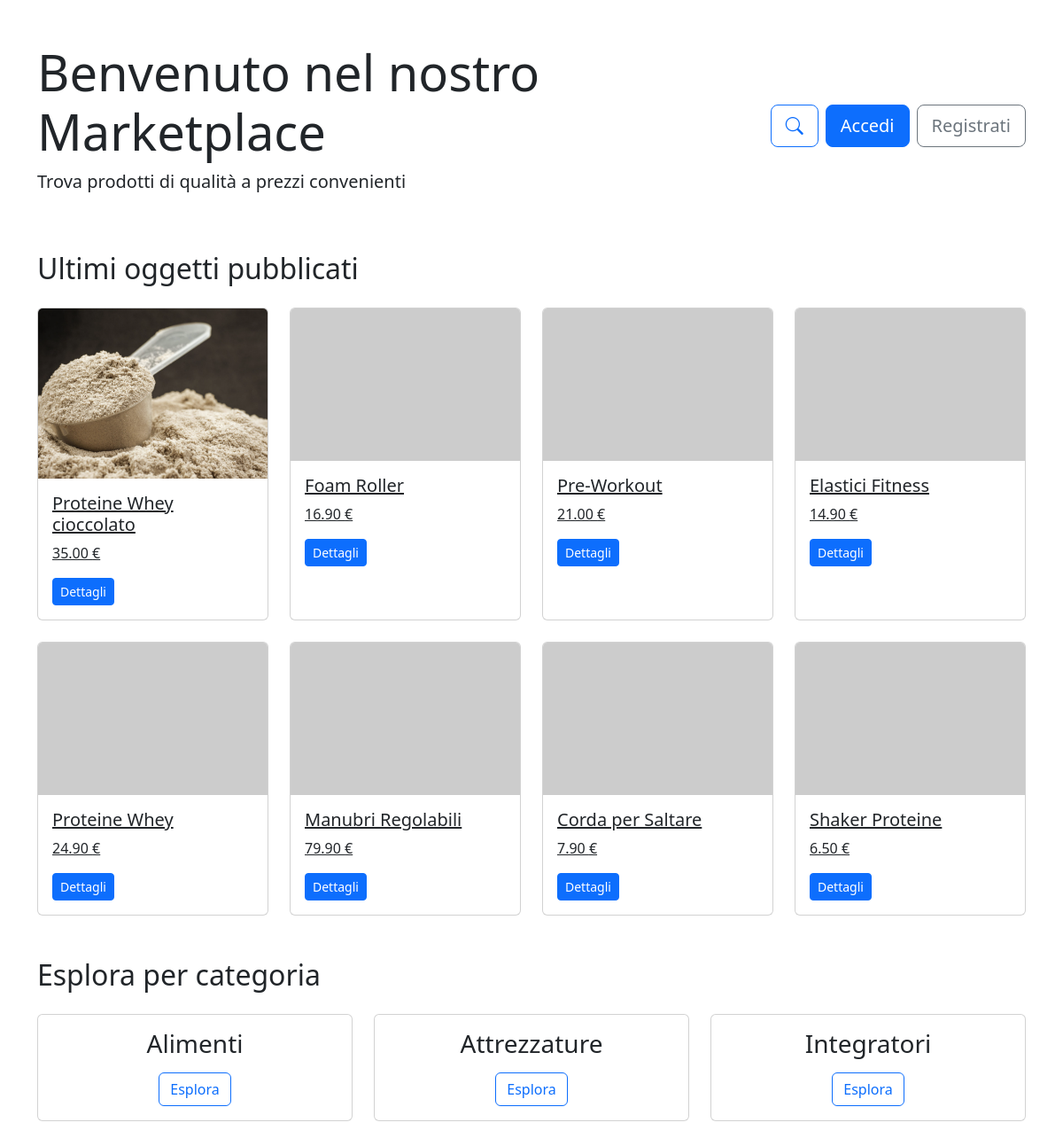
The page / on the database its author committed.
### products/models.py (models this page shows, shortened)
class Product(models.Model):
    category = models.ManyToManyField(Category)  #todo: decide if meny-to-many or foreign key
    name = models.CharField(max_length=200, unique=True)
    description = models.TextField(blank=True)
    price = models.DecimalField(max_digits=10, decimal_places=2)
    stock = models.PositiveIntegerField()
    available = models.BooleanField(default=True)
    created = models.DateTimeField(auto_now_add=True)
    updated = models.DateTimeField(auto_now=True)  #todo: add the user who created the product
    image = models.ImageField(upload_to='product_images/', blank=True, null=True)
    added_by = models.ForeignKey('users.CustomUser', on_delete=models.SET_NULL, related_name='products_added', null=True, blank=True)
    modified_by = models.ForeignKey('users.CustomUser', on_delete=models.SET_NULL, related_name='products_modified', null=True, blank=True)
    class Meta:
        ordering = ('name',)

class Category(models.Model):
    name = models.CharField(max_length=200, unique=True)
    class Meta:
        verbose_name_plural = "Categories"

### users/views.py (the view)
# urls.py: path('', home_page, name='home_page'),
def home_page(request):
    latest_products = Product.objects.all().order_by('-created')[:8]
    categories = Category.objects.all()[:6]
    context = {
        'latest_products': latest_products,
        'categories': categories,
    }
    return render(request, 'users/home_page.html', context)

### templates/users/home_page.html (shortened to what this page needs)
{% extends "base.html" %}
{% block content %}
<div class="container py-5">
    <div class="row mb-5">
        <div class="col-md-8">
            <h1 class="display-4">Benvenuto nel nostro Marketplace</h1>
            <p class="lead">Trova prodotti di qualità a prezzi convenienti</p>
        </div>
        <div class="col-md-4 text-end d-flex align-items-center justify-content-end">
            <a href="{% url 'products:product_list_category' %}" class="btn btn-outline-primary btn-lg me-2" title="Cerca prodotti">
                <i class="bi bi-search"></i>
            </a>
            <a href="{% url 'users:login' %}" class="btn btn-primary btn-lg">Accedi</a>
            <a href="{% url 'users:sign_up' %}" class="btn btn-outline-secondary btn-lg ms-2">Registrati</a>
        </div>
    </div>
    <h2 class="mb-4">Ultimi oggetti pubblicati</h2>
    <div class="row row-cols-1 row-cols-md-4 g-4 mb-5">
        {% for product in latest_products %}
        <div class="col">
            <a href="{% url 'products:product_info' product.id %}?source=home" class="card h-100">
                {% if product.image %}
                    <img src="{{ product.image.url }}" class="card-img-top" alt="{{ product.name }}">
                {% else %}
                    <img src="https://placehold.co/30x20" class="card-img-top" alt="{{ product.name }}">
                {% endif %}
                <div class="card-body">
                    <h5 class="card-title">{{ product.name }}</h5>
                    <p class="card-text">{{ product.price }} €</p>
                    <span class="btn btn-sm btn-primary">Dettagli</span>
                </div>
            </a>
        </div>
        {% empty %}
        <div class="col-12">
            <div class="alert alert-info">Nessun prodotto disponibile al momento</div>
        </div>
        {% endfor %}
    </div>
    <h2 class="mb-4">Esplora per categoria</h2>
    <div class="row mb-5">
    {% for category in categories %}
        <div class="col-md-4 mb-4">
            <div class="card">
                <div class="card-body text-center">
                    <h3 class="card-title">{{ category.name }}</h3>
                    <a href="{% url 'products:product_list_category' category.id %}" class="btn btn-outline-primary">Esplora</a>
                </div>
            </div>
        </div>
        {% endfor %}
    </div>
</div>
{% endblock %}

### rows shown on the page
Product: image (picture), name "Proteine Whey cioccolato", price "35.00"
Product: name "Foam Roller", price "16.90"
Product: name "Pre-Workout", price "21.00"
Product: name "Elastici Fitness", price "14.90"
Product: name "Proteine Whey", price "24.90"
Product: name "Manubri Regolabili", price "79.90"
Product: name "Corda per Saltare", price "7.90"
Product: name "Shaker Proteine", price "6.50"
Category: name "Alimenti"
Category: name "Attrezzature"
Category: name "Integratori"
